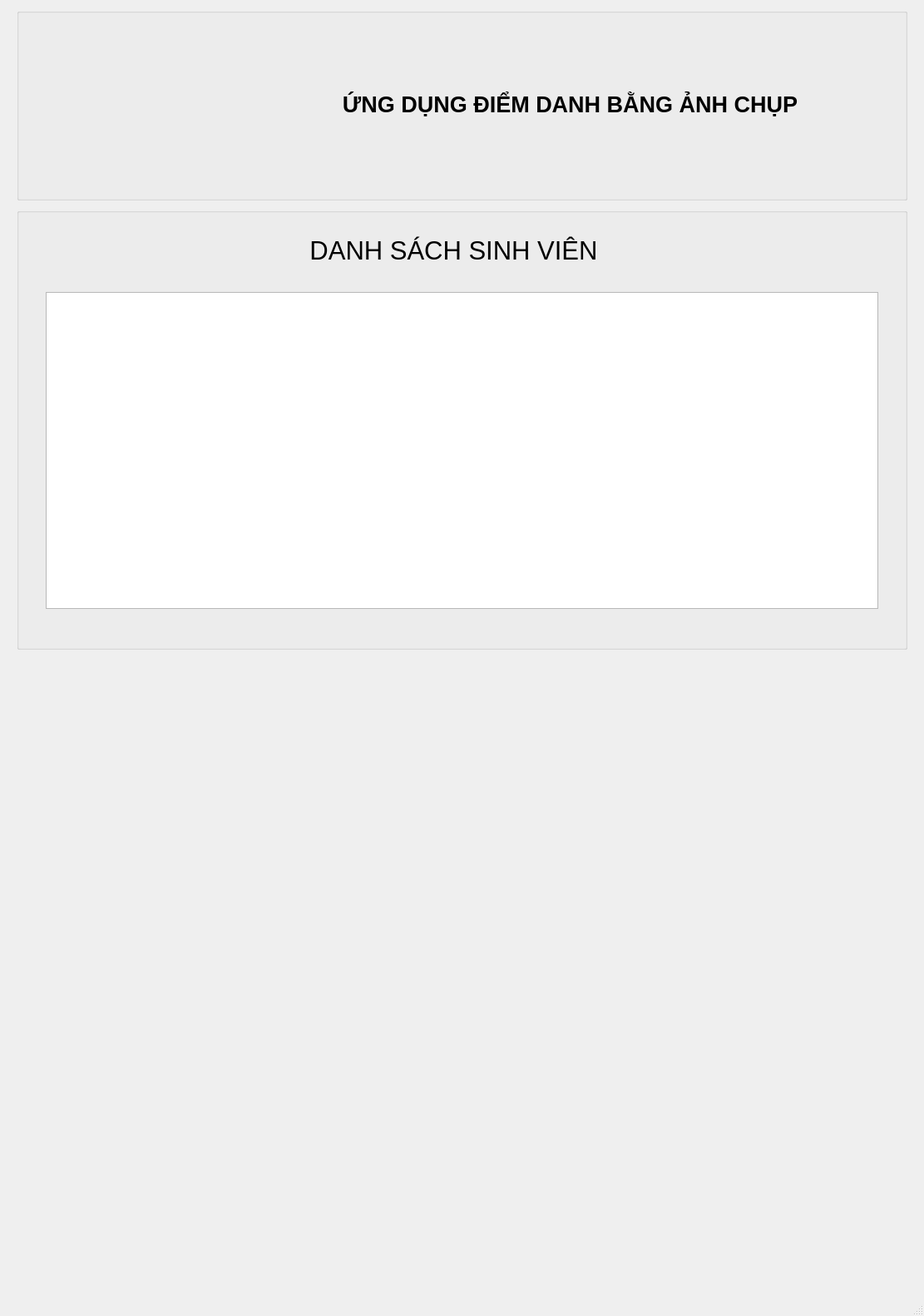
<?xml version="1.0" encoding="UTF-8"?>
<ui version="4.0">
 <class>MainWindow</class>
 <widget class="QMainWindow" name="MainWindow">
  <property name="geometry">
   <rect>
    <x>0</x>
    <y>0</y>
    <width>1111</width>
    <height>1582</height>
   </rect>
  </property>
  <property name="windowTitle">
   <string>MainWindow</string>
  </property>
  <widget class="QWidget" name="centralwidget">
   <widget class="QGroupBox" name="groupBox_2">
    <property name="geometry">
     <rect>
      <x>20</x>
      <y>250</y>
      <width>1071</width>
      <height>531</height>
     </rect>
    </property>
    <property name="title">
     <string/>
    </property>
    <widget class="QLabel" name="label_3">
     <property name="geometry">
      <rect>
       <x>250</x>
       <y>20</y>
       <width>551</width>
       <height>61</height>
      </rect>
     </property>
     <property name="font">
      <font>
       <pointsize>23</pointsize>
       <weight>50</weight>
       <italic>false</italic>
       <bold>false</bold>
       <underline>false</underline>
      </font>
     </property>
     <property name="layoutDirection">
      <enum>Qt::LeftToRight</enum>
     </property>
     <property name="midLineWidth">
      <number>0</number>
     </property>
     <property name="text">
      <string>DANH SÁCH SINH VIÊN</string>
     </property>
     <property name="alignment">
      <set>Qt::AlignCenter</set>
     </property>
    </widget>
    <widget class="QTableWidget" name="tblSinhvien">
     <property name="geometry">
      <rect>
       <x>35</x>
       <y>101</y>
       <width>1001</width>
       <height>381</height>
      </rect>
     </property>
    </widget>
   </widget>
   <widget class="QGroupBox" name="groupBox">
    <property name="geometry">
     <rect>
      <x>20</x>
      <y>10</y>
      <width>1071</width>
      <height>231</height>
     </rect>
    </property>
    <property name="title">
     <string/>
    </property>
    <widget class="QLabel" name="label">
     <property name="geometry">
      <rect>
       <x>30</x>
       <y>10</y>
       <width>231</width>
       <height>211</height>
      </rect>
     </property>
     <property name="text">
      <string/>
     </property>
     <property name="pixmap">
      <pixmap>C:/Users/Admin/Pictures/khuonmat/mnt-design-logo-giao-duc-1130x570.jpg</pixmap>
     </property>
     <property name="scaledContents">
      <bool>true</bool>
     </property>
     <property name="alignment">
      <set>Qt::AlignCenter</set>
     </property>
    </widget>
    <widget class="QLabel" name="label_2">
     <property name="geometry">
      <rect>
       <x>280</x>
       <y>20</y>
       <width>771</width>
       <height>191</height>
      </rect>
     </property>
     <property name="font">
      <font>
       <pointsize>20</pointsize>
       <weight>75</weight>
       <bold>true</bold>
      </font>
     </property>
     <property name="text">
      <string>ỨNG DỤNG ĐIỂM DANH BẰNG ẢNH CHỤP</string>
     </property>
     <property name="alignment">
      <set>Qt::AlignCenter</set>
     </property>
     <property name="buddy">
      <cstring></cstring>
     </property>
    </widget>
   </widget>
  </widget>
  <widget class="QMenuBar" name="menubar">
   <property name="geometry">
    <rect>
     <x>0</x>
     <y>0</y>
     <width>1111</width>
     <height>26</height>
    </rect>
   </property>
  </widget>
  <widget class="QStatusBar" name="statusbar"/>
 </widget>
 <resources/>
 <connections/>
</ui>
